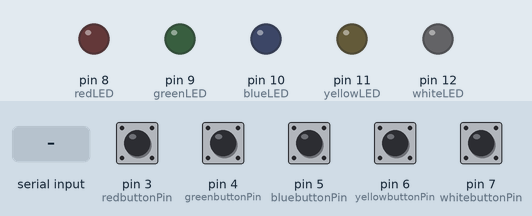
A sketch run on a simulated Arduino Uno, built with avr-gcc and run on an emulated ATmega328P. Parts: output pins drawn as LEDs (lit = HIGH). Inputs (shaded band) come from the test bench; at power-on: pin 3 (redbuttonPin), pin 4 (greenbuttonPin), pin 5 (bluebuttonPin), pin 6 (yellowbuttonPin), pin 7 (whitebuttonPin) LOW.

Above: at 1.2 s.
1.3 s: "3" received over Serial
At 2.7 s:
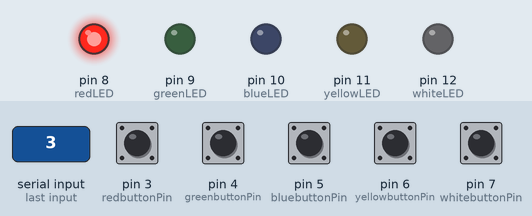
4.3 s: "4" received over Serial
At 5.7 s:
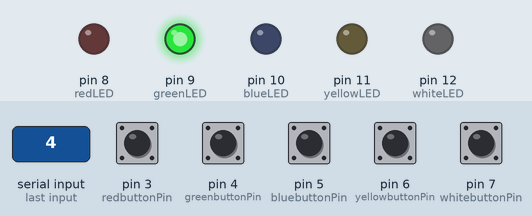
7.3 s: "5" received over Serial
At 8.6 s:
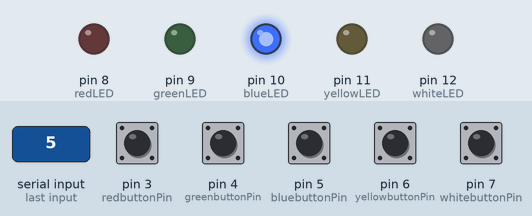
10.3 s: "6" received over Serial
At 11.7 s:
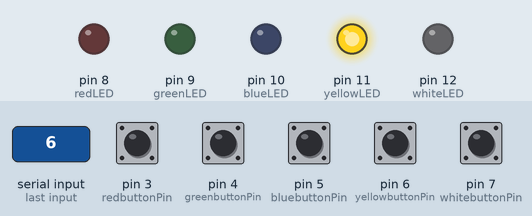
13.3 s: "7" received over Serial
At 14.7 s:
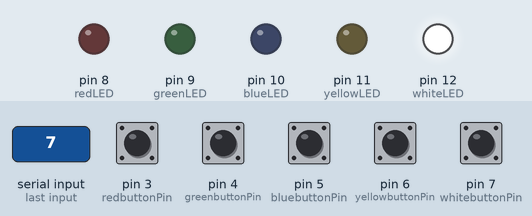
Timing chart, 0 to 16.3 s (numbered marks = the images above; inputs shaded):
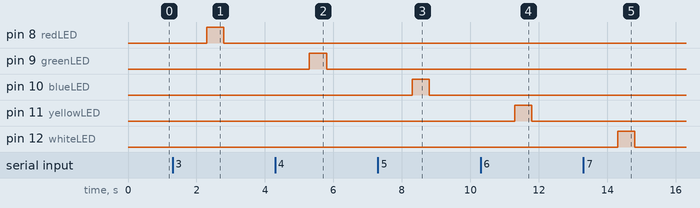

Measured:
- after the input at 1.3 s, pin 8 (redLED): LOW → HIGH after 1.0 s, → LOW 0.50 s later
- after the input at 4.3 s, pin 9 (greenLED): LOW → HIGH after 1.0 s, → LOW 0.50 s later
- after the input at 7.3 s, pin 10 (blueLED): LOW → HIGH after 1.0 s, → LOW 0.50 s later
- after the input at 10.3 s, pin 11 (yellowLED): LOW → HIGH after 1.0 s, → LOW 0.50 s later
- after the input at 13.3 s, pin 12 (whiteLED): LOW → HIGH after 1.0 s, → LOW 0.50 s later

The sketch:

color-memory-game-arduino.ino
```cpp
const int redbuttonPin = 3;
const int redLED = 8;
int redbuttonState = 0;

const int greenbuttonPin = 4;
const int greenLED = 9;
int greenbuttonState = 0;

const int bluebuttonPin = 5;
const int blueLED = 10;
int bluebuttonState = 0;

const int yellowbuttonPin = 6;
const int yellowLED = 11;
int yellowbuttonState = 0;

const int whitebuttonPin = 7;
const int whiteLED = 12;
int whitebuttonState = 0;


void setup() {
  Serial.begin(9600);
  pinMode(redbuttonPin, INPUT);
  pinMode(redLED, OUTPUT);

  pinMode(greenbuttonPin, INPUT);
  pinMode(greenLED, OUTPUT);

  pinMode(bluebuttonPin, INPUT);
  pinMode(blueLED, OUTPUT);

  pinMode(yellowbuttonPin, INPUT);
  pinMode(yellowLED, OUTPUT);

  pinMode(whitebuttonPin, INPUT);
  pinMode(whiteLED, OUTPUT);
}

void loop() {

  redbuttonState = digitalRead(redbuttonPin);
  greenbuttonState = digitalRead(greenbuttonPin);
  bluebuttonState = digitalRead(bluebuttonPin);
  yellowbuttonState = digitalRead(yellowbuttonPin);
  whitebuttonState = digitalRead(whitebuttonPin);

  if (redbuttonState == HIGH) {
    Serial.println("3");
    delay(500);

  }

  else if (greenbuttonState == HIGH) {
    Serial.println("4");
    delay(500);

  }

  else if (bluebuttonState == HIGH) {
    Serial.println("5");
    delay(500);

  }

  else if (yellowbuttonState == HIGH) {
    Serial.println("6");
    delay(500);

  }

  else if (whitebuttonState == HIGH) {
    Serial.println("7");
    delay(500);

  }


  if (Serial.available () > 0){
    String msg = Serial.readString();

    if (msg == "3"){
      digitalWrite(redLED , HIGH);
      delay(500);
      digitalWrite(redLED , LOW);
    }
    else if (msg =="4"){
      digitalWrite(greenLED, HIGH);
      delay(500);
      digitalWrite(greenLED , LOW);
    }
    else if (msg =="5"){
      digitalWrite(blueLED, HIGH);
      delay(500);
      digitalWrite(blueLED , LOW);
    }
    else if (msg =="6"){
      digitalWrite(yellowLED, HIGH);
      delay(500);
      digitalWrite(yellowLED , LOW);
    }
    else if (msg =="7"){
      digitalWrite(whiteLED, HIGH);
      delay(500);
      digitalWrite(whiteLED , LOW);
    }

    }


}
```
